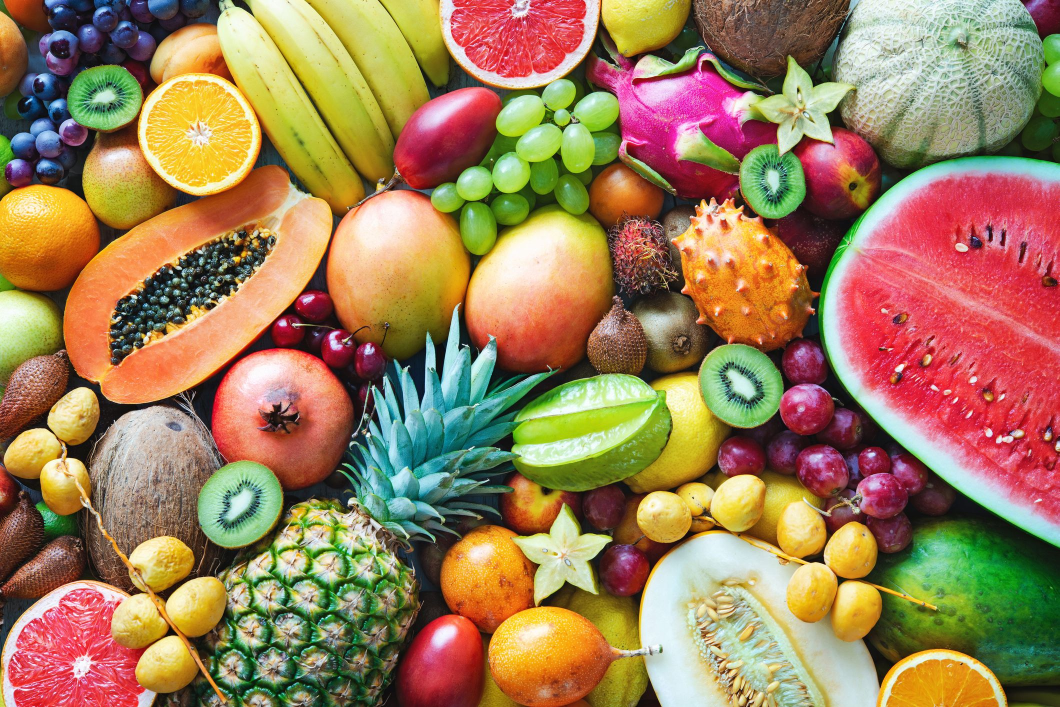
#> input picture Lab3_BaiTap/exercise/colorful-ripe-tropical-fruits.jpg, 2119 x 1414 px (shown at 1/2 size)
$ jupyter execute Lab3_baitap.ipynb
#> lines starting #> are read from the running program, lines starting #| are printed output that depends on the picture
[cell 1]
import numpy as np
import scipy.ndimage as nd
import imageio.v2 as iio
import matplotlib.pylab as plt

# Đọc ảnh từ thư mục exercise
data = iio.imread('exercise/colorful-ripe-tropical-fruits.jpg')
#> data is the input picture: shape (1414, 2119, 3); mean R, G, B 157.9, 126.8, 88.7

# Cắt vùng ảnh từ tọa độ y: 680-855, x: 1390-1580
bmg = data[680:855, 1390:1580]

# In kích thước ảnh gốc
print(data.shape)
#| (1414, 2119, 3)

# Tịnh tiến ảnh đã cắt sang phải 30px (trục x), không dịch theo y (0)

shifted_bmg = nd.shift(bmg, shift=(0, 30, 0))

# Lưu ảnh đã tịnh tiến
iio.imsave('exercise/kiwi_shifted.jpg', shifted_bmg)

# Hiển thị ảnh đã tịnh tiến
plt.imshow(shifted_bmg.astype(np.uint8))  # Đảm bảo kiểu dữ liệu để hiển thị đúng
plt.axis('off')
plt.show()

[cell 2]
import numpy as np
import scipy.ndimage as nd
import imageio.v2 as iio
import matplotlib.pylab as plt

# Đọc ảnh từ thư mục exercise
data = iio.imread('exercise/colorful-ripe-tropical-fruits.jpg')
print("Original image shape:", data.shape)
#| Original image shape: (1414, 2119, 3)

# Cắt vùng chứa quả đu đủ (ví dụ)
papaya = data[280:862, 130:650]  # điều chỉnh tọa độ theo thực tế
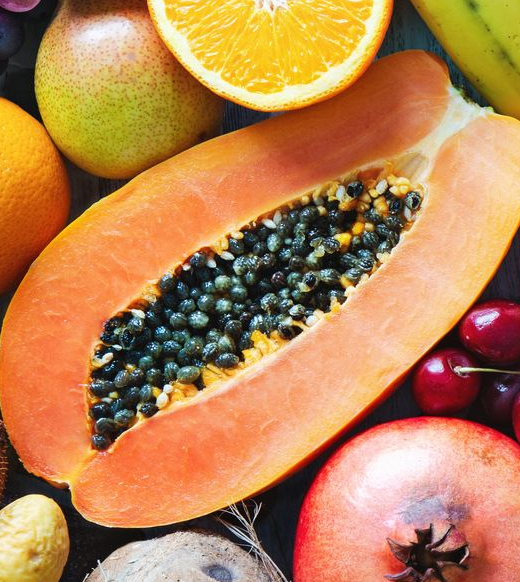
#> papaya: shape (582, 520, 3); mean R, G, B 183.2, 130.4, 82.8

# Cắt vùng chứa quả dưa hấu (ví dụ)
watermelon = data[280:1100, 1650:2117]
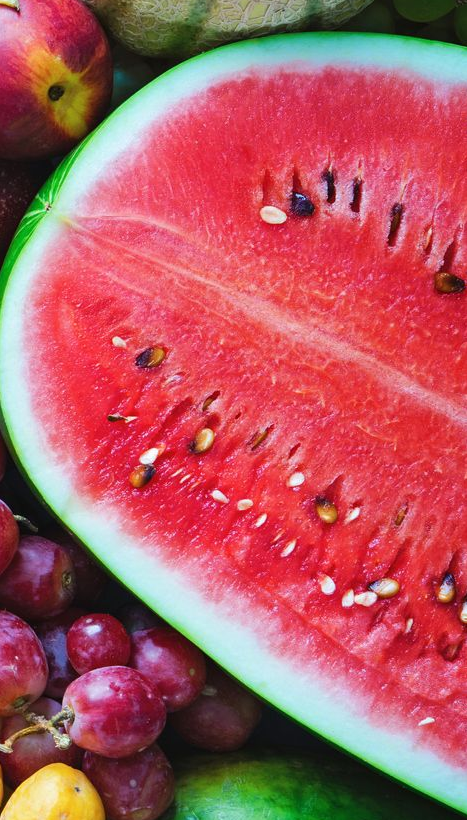
#> watermelon: shape (820, 467, 3); mean R, G, B 176.6, 89.7, 96

# Đổi màu: đảo kênh màu RGB → BGR (ví dụ đổi màu nhẹ nhàng)
papaya_changed = papaya[:, :, [2, 1, 0]]  # đu đủ
watermelon_changed = watermelon.copy()
watermelon_changed[:, :, 1] = 255 - watermelon_changed[:, :, 1]  # đảo kênh G
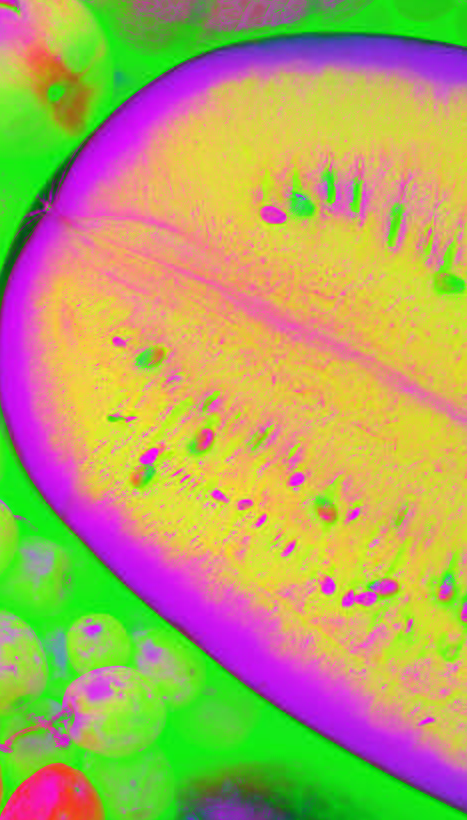
#> watermelon_changed: shape (820, 467, 3); mean R, G, B 176.6, 165.3, 96

# Gắn trở lại ảnh gốc
data[280:862, 130:650] = papaya_changed
data[280:1100, 1650:2117] = watermelon_changed

# Lưu ảnh sau khi chỉnh màu
iio.imsave('exercise/fruits_changed.jpg', data)

# Hiển thị kết quả
plt.imshow(data)
plt.axis('off')
plt.title("Đã đổi màu đu đủ và dưa hấu")
plt.show()

[cell 3]
import numpy as np
import imageio.v2 as iio
import scipy.ndimage as nd
import matplotlib.pylab as plt

# Đọc ảnh từ thư mục exercise
data = iio.imread('exercise/quang_ninh.jpg')
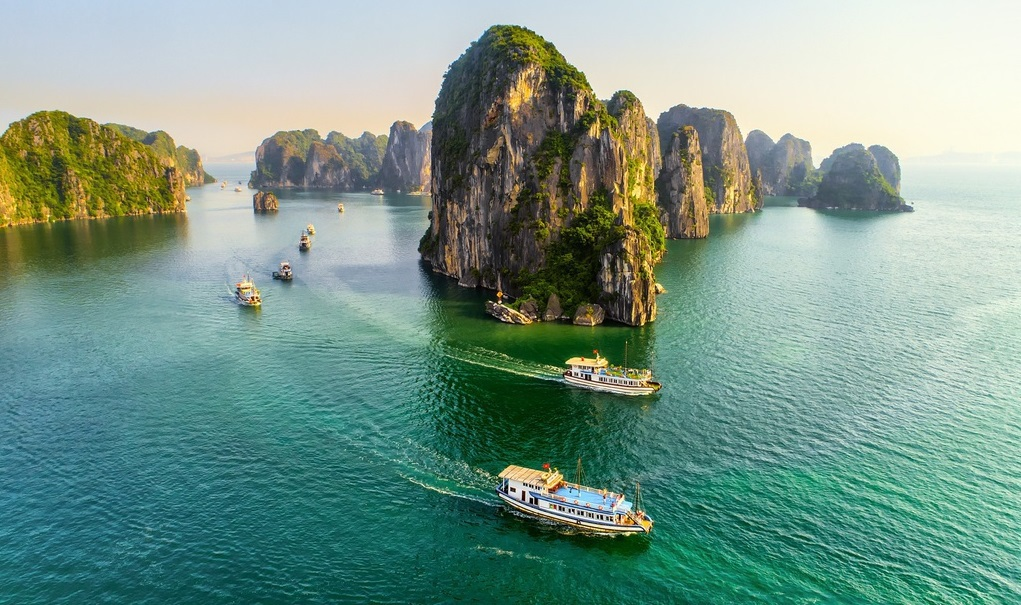
#> input picture Lab3_BaiTap/exercise/quang_ninh.jpg, 1021 x 605 px
#> data is the input picture: shape (605, 1021, 3); mean R, G, B 119.9, 151, 137.7
print("Kích thước ảnh gốc:", data.shape)
#| Kích thước ảnh gốc: (605, 1021, 3)

# ---------------------------
# Cắt vùng NGỌN NÚI (ví dụ)
mountain = data[26:324, 432:660]  # Điều chỉnh tọa độ tùy ảnh thực tế
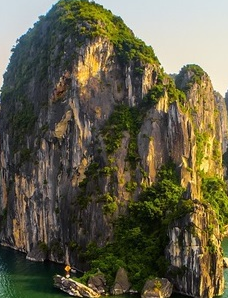
#> mountain: shape (298, 228, 3); mean R, G, B 99.1, 94.9, 72.8
# Xoay 45 độ
mountain_rotated = nd.rotate(mountain, angle=45, reshape=True)
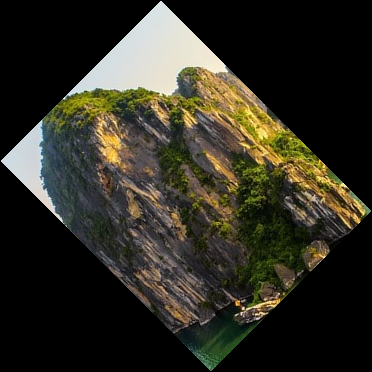
#> mountain_rotated: shape (372, 372, 3); mean R, G, B 48.3, 46.3, 35.5
# Lưu ảnh đã xoay
iio.imwrite('exercise/nui_xoay.jpg', mountain_rotated)

# ---------------------------
# Cắt vùng CON THUYỀN (ví dụ)
boat = data[460:536, 490:671]  # Điều chỉnh tọa độ tùy ảnh thực tế
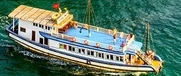
#> boat: shape (76, 181, 3); mean R, G, B 93.2, 121.2, 104.8
# Xoay 45 độ
boat_rotated = nd.rotate(boat, angle=45, reshape=True)
# Lưu ảnh đã xoay
iio.imwrite('exercise/thuyen_xoay.jpg', boat_rotated)
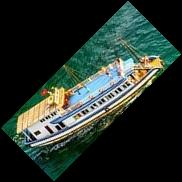
#> saved as thuyen_xoay.jpg: shape (182, 182, 3); mean R, G, B 39.1, 50.2, 43.6

# ---------------------------
# Hiển thị kết quả
plt.subplot(1, 2, 1)
plt.imshow(mountain_rotated.astype(np.uint8))
plt.axis("off")

plt.subplot(1, 2, 2)
plt.imshow(boat_rotated.astype(np.uint8))
plt.axis("off")

plt.show()

[cell 4]
import numpy as np
import imageio.v2 as iio
import scipy.ndimage as nd
import matplotlib.pyplot as plt

# Bước 1: Đọc ảnh
data = iio.imread('exercise/pagoda.jpg')
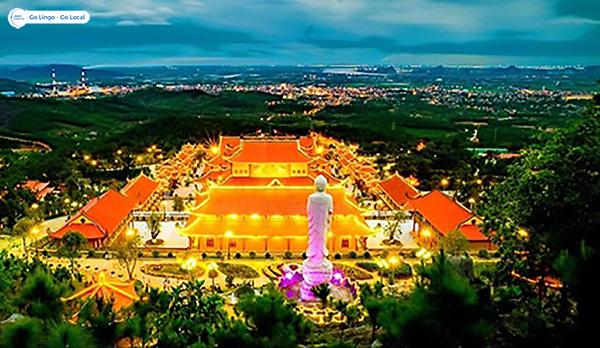
#> input picture Lab3_BaiTap/exercise/pagoda.jpg, 600 x 348 px
#> data is the input picture: shape (348, 600, 3); mean R, G, B 82.1, 94.8, 64.1
print("Kích thước ảnh gốc:", data.shape)
#| Kích thước ảnh gốc: (348, 600, 3)

# Bước 2: Cắt vùng ngôi chùa (tọa độ ví dụ, anh điều chỉnh theo thực tế)
pagoda = data[134:254, 100:450]  # (chiều cao, chiều rộng)

# Bước 3: Phóng to ngôi chùa lên 5 lần
pagoda_resized = nd.zoom(pagoda, zoom=(5, 5, 1))  # zoom theo (y, x, màu)
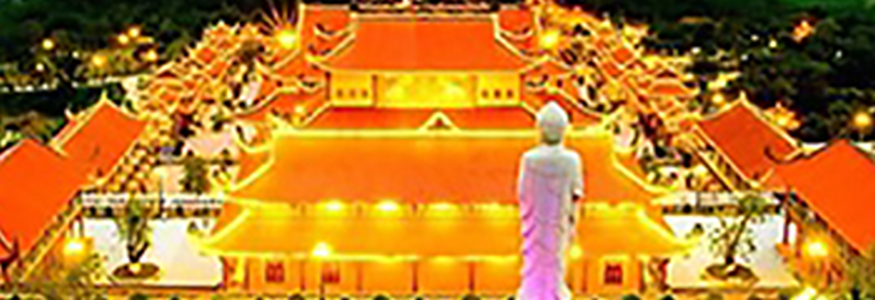
#> pagoda_resized: shape (600, 1750, 3) (shown at 1/2 size); mean R, G, B 188.3, 123.8, 39.4

# Bước 4: Lưu ảnh phóng to
iio.imwrite('exercise/chua_zoomed.jpg', pagoda_resized.astype(np.uint8))

# Bước 5: Hiển thị để kiểm tra
plt.imshow(pagoda_resized)
plt.axis('off')
plt.show()

[cell 5]
import numpy as np
import imageio.v2 as iio
import scipy.ndimage as nd
import matplotlib.pyplot as plt

# Hàm hiển thị ảnh
def show_image(img, title='Kết quả'):
    plt.imshow(img.astype(np.uint8))
    plt.title(title)
    plt.axis('off')
    plt.show()

# Hàm đọc ảnh
def load_image(filename):
    try:
        return iio.imread(f'exercise/{filename}')
    except:
        print("Không tìm thấy file.")
        return None

# Tịnh tiến ảnh
def translate_image(img):
    dx = int(input("Nhập số pixel tịnh tiến theo trục X: "))
    dy = int(input("Nhập số pixel tịnh tiến theo trục Y: "))
    return nd.shift(img, shift=(dy, dx, 0))

# Xoay ảnh
def rotate_image(img):
    angle = float(input("Nhập góc xoay (độ): "))
    return nd.rotate(img, angle, reshape=True)

# Phóng to ảnh
def zoom_in(img):
    factor = float(input("Nhập hệ số phóng to: "))
    return nd.zoom(img, zoom=(factor, factor, 1))

# Thu nhỏ ảnh
def zoom_out(img):
    factor = float(input("Nhập hệ số thu nhỏ (ví dụ 0.5): "))
    return nd.zoom(img, zoom=(factor, factor, 1))

# In tọa độ pixel (coordinate map)
def coordinate_map(img):
    print("Kích thước ảnh:", img.shape)
    plt.imshow(img)
    plt.title("Coordinate Map - Di chuột để xem pixel")
    plt.axis('on')
    plt.show()

# MAIN MENU
def main():
    print("=== MENU ===")
    print("T: Tịnh tiến")
    print("X: Xoay")
    print("P: Phóng to")
    print("H: Thu nhỏ")
    print("C: Coordinate Map")

    choice = input("Chọn thao tác (T/X/P/H/C): ").strip().upper()
#> the answer given: 1
